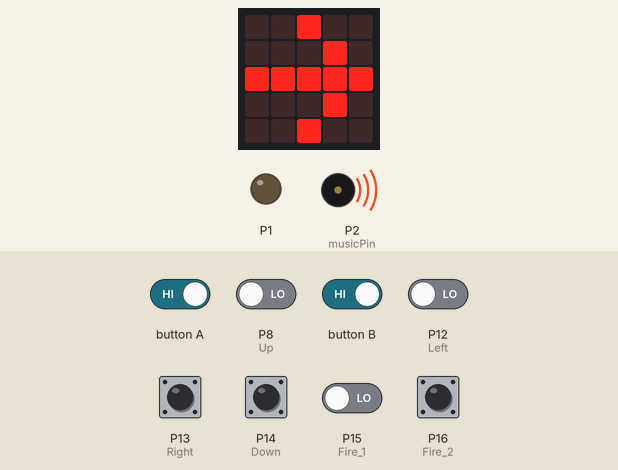
This program was run on a simulated BBC micro:bit running MicroPython. Shown: the board's 5×5 LED display, output pins drawn as LEDs (lit = HIGH), buzzer (waves = sounding). Dashed ring = blinking. The test bench sets the inputs (shaded band); at power-on: P8 (Up), P12 (Left), P13 (Right), P14 (Down), P15 (Fire_1), P16 (Fire_2) LOW.

Above: at 1.2 s.
1.3 s: P13 (Right) pulled HIGH for 1.2 s
At 1.9 s:
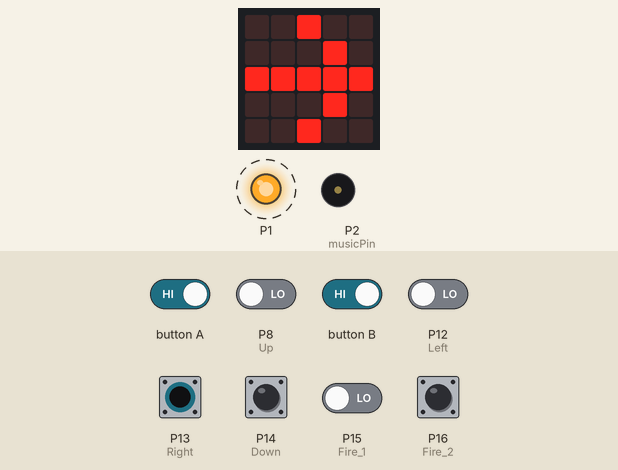
At 2.9 s:
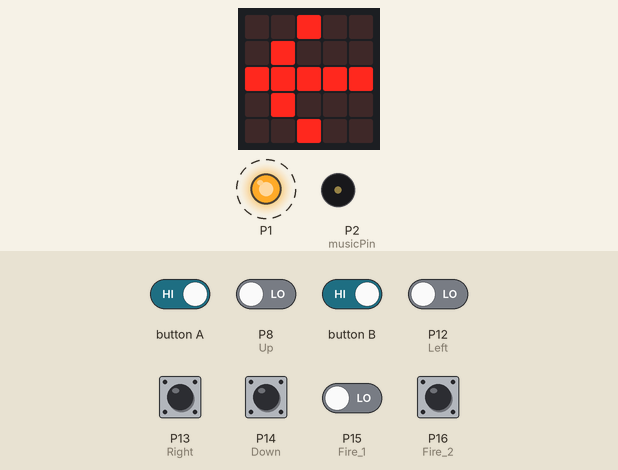
4.0 s: P16 (Fire_2) pulled HIGH for 1.2 s
6.7 s: button A driven LOW and P8 (Up) driven HIGH and button B driven LOW and P12 (Left) driven HIGH and P13 (Right) driven HIGH
At 7.9 s:
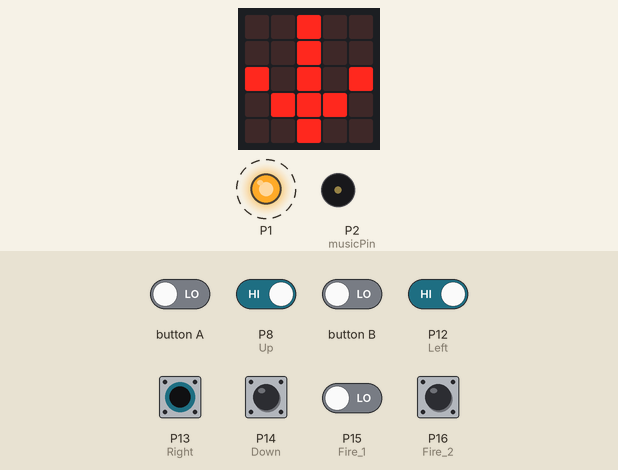
10.0 s: P16 (Fire_2) pulled HIGH for 1.2 s
12.7 s: P12 (Left) driven LOW
At 13.4 s:
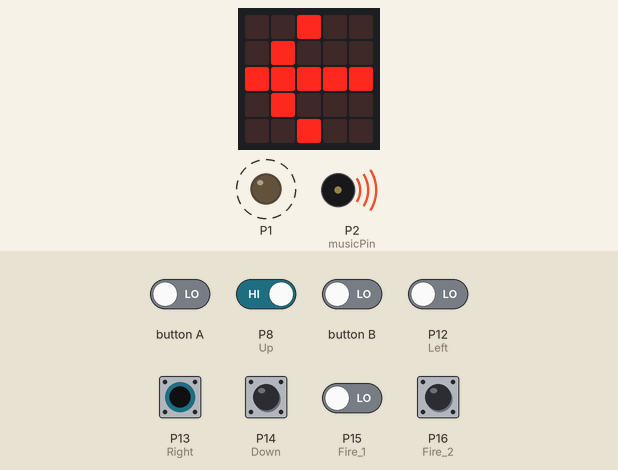
16.9 s: P16 (Fire_2) pulled HIGH for 1.2 s
Timing chart, 0 to 20.6 s (numbered marks = the images above; inputs shaded):
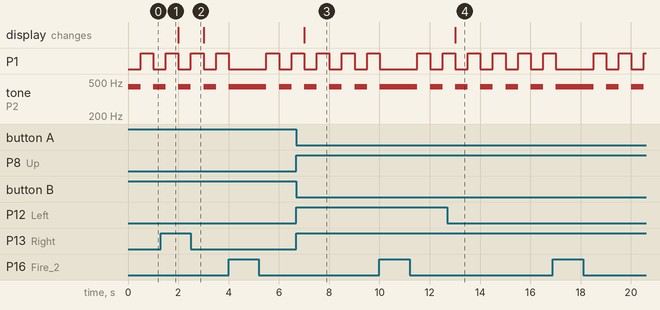

Measured:
- after the input at 1.3 s, the display: changes after 0.70 s (image 2)
- after the input at 6.7 s, the display: changes after 0.31 s (image 3)
- after the input at 12.7 s, the display: changes after 0.31 s (image 4)
- by itself, P1: alternates HIGH for 0.50 s and LOW for 0.50 s
- by itself, tone on P2 (musicPin): alternates 440 Hz for 0.50 s and silent for 0.50 s

The program:

game-controller.py
```python
# (licence header left out)
from microbit import *
import music
# Class to drive Kitronik :GAME Controller
class KitronikGameController:
    musicPin = 0
    Up = 0
    Down = 0
    Left = 0
    Right = 0
    Fire_1 = 0
    Fire_2 = 0

    # This function will be called when a class instance is created
    def __init__(self):
        self.musicPin = pin2
        self.Up = pin8
        self.Down = pin14
        self.Left = pin12
        self.Right = pin13
        self.Fire_1 = pin15
        self.Fire_2 = pin16

    # Determines whether a particular button has been pressed (returns True or False)
    def onButtonPress(self, button):
        if button.read_digital() == 0:
            return True
        else:
            return False

    # Buzzer
    # Play a single frequency tone on the buzzer for a specified length in ms
    def playTone(self, frequency, toneLength):
        music.pitch(frequency, toneLength, self.musicPin, True)

    # Play a tune from the standard list on the buzzer (once or forever until stopMusic() is called)
    def playMelody(self, tune, repeat):
        music.play(tune, self.musicPin, False, repeat)

    # Stop all music from the buzzer
    def stopMusic(self):
        music.stop(self.musicPin)

    # Run Motor for length of time specified in ms
    def runMotor(self, length):
        pin1.write_digital(1)
        sleep(length)
        pin1.write_digital(0)

# Example program to test all :GAME Controller functions
controller = KitronikGameController()
while True:

    if controller.onButtonPress(controller.Up) is True:
        display.show(Image.ARROW_N)
    if controller.onButtonPress(controller.Down) is True:
        display.show(Image.ARROW_S)
    if controller.onButtonPress(controller.Left) is True:
        display.show(Image.ARROW_W)
    if controller.onButtonPress(controller.Right) is True:
        display.show(Image.ARROW_E)
    if controller.onButtonPress(controller.Fire_1) is True:
        controller.playTone(440, 500)
    if controller.onButtonPress(controller.Fire_2) is True:
        controller.runMotor(500)
    if button_a.is_pressed():
        controller.playMelody(music.ENTERTAINER, True)
    if button_b.is_pressed():
        controller.stopMusic()
```
